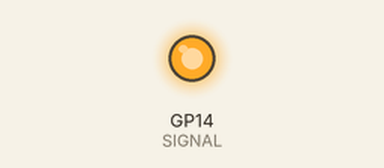
The program below on a simulated Raspberry Pi Pico running MicroPython. Shown: output pins drawn as LEDs (lit = HIGH). Random numbers come from a fixed seed.

Above: at 0.1 s.
Timing chart, 0 to 1.6 s (numbered marks = the images above):
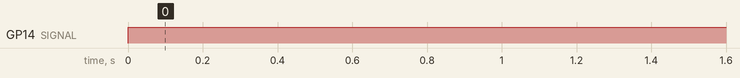

Measured:
- by itself, GP14 (SIGNAL): LOW → HIGH at 0.00 s

The program:

micropython-pemf.py
```python
from machine import Pin
import time
import random


# This code is meant specifically for the RP2040 chip
# which is found in the RPi Pico. Can't confirm if this
# code would run on other micropython boards


DUTY_CYCLE = 0.15  # 15%
SIGNAL = Pin(14, Pin.OUT)


#
def _get_random_values(frequency: int, order='descend'):
    """Append random decimal values to each whole number for variety"""

    random.seed()
    a = frequency + random.uniform(0.75, 0.99)
    b = frequency + random.uniform(0.5, 0.75)
    c = frequency + random.uniform(0.25, 0.5)
    d = frequency + random.uniform(0, 0.25)

    return a, b, c, d if order == 'descend' else d, c, b, a


def _generate_frequency(frequency: float, duration: int):
    """Duration needs to be in milliseconds"""

    # convert frequency from hz to milliseconds
    freq = frequency / 1000

    # get on / off times
    signal_on = freq * DUTY_CYCLE * 65025 # built in max value
    signal_off = freq - signal_on

    end = time.ticks_ms() + duration

    while time.ticks_ms() < end:
        SIGNAL.on()
        time.sleep_ms(signal_on)
        SIGNAL.off()
        time.sleep_ms(signal_off)


def run_frequencies(start, stop, minutes):

    total_milliseconds = minutes * 60 * 1000
    total_frequencies = abs(start - stop)
    millis_per_freq = total_milliseconds / total_frequencies / 4

    # descend
    if start > stop:
        for frequency in range(start, stop - 1, -1):
            frequencies = _get_random_values(frequency)
            for f in frequencies:
                _generate_frequency(f, millis_per_freq)

    # ascend
    if start < stop:
        for frequency in range(start, stop + 1):
            frequencies = _get_random_values(frequency, order='ascend')
            for f in frequencies:
                _generate_frequency(f, millis_per_freq)


# this will generate 4 times the amount of frequencies that
# are passed in and they will be random values with each run
run_frequencies(21, 1, 300)
        
```
